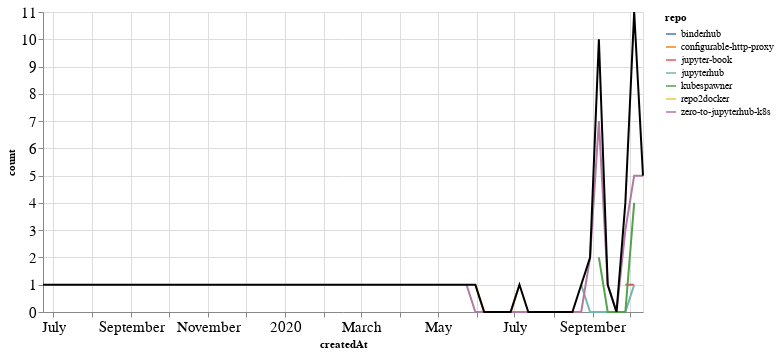

This figure's notebook cell:
### Markdown cell above
## PRs

### Code cell
prs_time = prs.groupby('repo').resample('W', on='createdAt').count()['author'].reset_index()
prs_time = prs_time.rename(columns={'author': 'count'})
prs_time_total = prs_time.groupby('createdAt').agg({"count": "sum"}).reset_index()

ch1 = alt.Chart(prs_time, width=600).mark_line().encode(
    x='createdAt',
    y='count',
    color='repo',
    tooltip="repo"
)

ch2 = alt.Chart(prs_time_total, width=600).mark_line(color="black").encode(
    x='createdAt',
    y='count',
)

ch1 + ch2

### Figure 1 — Vega-Lite specification as saved in the notebook (floating-point values rounded to 4 significant figures)
{"config": {"axisLeft": {"labelFontSize": 15}, "axisBottom": {"labelFontSize": 15}}, "layer": [{"data": {"name": "data-60260aaf9f4c8841fb79bce0bd20a200"}, "mark": "line", "encoding": {"color": {"type": "nominal", "field": "repo"}, "tooltip": {"type": "nominal", "field": "repo"}, "x": {"type": "temporal", "field": "createdAt"}, "y": {"type": "quantitative", "field": "count"}}, "width": 600}, {"data": {"name": "data-821cbf265b97360444dd813698fa5fcd"}, "mark": {"type": "line", "color": "black"}, "encoding": {"x": {"type": "temporal", "field": "createdAt"}, "y": {"type": "quantitative", "field": "count"}}, "width": 600}], "$schema": "https://vega.github.io/schema/vega-lite/v4.8.1.json", "datasets": {"data-60260aaf9f4c8841fb79bce0bd20a200": [{"repo": "binderhub", "createdAt": "2020-09-06T00:00:00", "count": 1}, {"repo": "configurable-http-proxy", "createdAt": "2020-05-31T00:00:00", "count": 1}, {"repo": "configurable-http-proxy", "createdAt": "2020-06-07T00:00:00", "count": 0}, {"repo": "configurable-http-proxy", "createdAt": "2020-06-14T00:00:00", "count": 0}, {"repo": "configurable-http-proxy", "createdAt": "2020-06-21T00:00:00", "count": 0}, {"repo": "configurable-http-proxy", "createdAt": "2020-06-28T00:00:00", "count": 0}, {"repo": "configurable-http-proxy", "createdAt": "2020-07-05T00:00:00", "count": 1}, {"repo": "jupyter-book", "createdAt": "2020-09-27T00:00:00", "count": 1}, {"repo": "jupyter-book", "createdAt": "2020-10-04T00:00:00", "count": 1}, {"repo": "jupyterhub", "createdAt": "2020-08-23T00:00:00", "count": 1}, {"repo": "jupyterhub", "createdAt": "2020-08-30T00:00:00", "count": 0}, {"repo": "jupyterhub", "createdAt": "2020-09-06T00:00:00", "count": 0}, {"repo": "jupyterhub", "createdAt": "2020-09-13T00:00:00", "count": 0}, {"repo": "jupyterhub", "createdAt": "2020-09-20T00:00:00", "count": 0}, {"repo": "jupyterhub", "createdAt": "2020-09-27T00:00:00", "count": 0}, {"repo": "jupyterhub", "createdAt": "2020-10-04T00:00:00", "count": 1}, {"repo": "kubespawner", "createdAt": "2020-09-06T00:00:00", "count": 2}, {"repo": "kubespawner", "createdAt": "2020-09-13T00:00:00", "count": 0}, {"repo": "kubespawner", "createdAt": "2020-09-20T00:00:00", "count": 0}, {"repo": "kubespawner", "createdAt": "2020-09-27T00:00:00", "count": 0}, {"repo": "kubespawner", "createdAt": "2020-10-04T00:00:00", "count": 4}, {"repo": "repo2docker", "createdAt": "2019-06-23T00:00:00", "count": 1}, {"repo": "zero-to-jupyterhub-k8s", "createdAt": "2020-05-24T00:00:00", "count": 1}, {"repo": "zero-to-jupyterhub-k8s", "createdAt": "2020-05-31T00:00:00", "count": 0}, {"repo": "zero-to-jupyterhub-k8s", "createdAt": "2020-06-07T00:00:00", "count": 0}, {"repo": "zero-to-jupyterhub-k8s", "createdAt": "2020-06-14T00:00:00", "count": 0}, {"repo": "zero-to-jupyterhub-k8s", "createdAt": "2020-06-21T00:00:00", "count": 0}, {"repo": "zero-to-jupyterhub-k8s", "createdAt": "2020-06-28T00:00:00", "count": 0}, {"repo": "zero-to-jupyterhub-k8s", "createdAt": "2020-07-05T00:00:00", "count": 0}, {"repo": "zero-to-jupyterhub-k8s", "createdAt": "2020-07-12T00:00:00", "count": 0}, {"repo": "zero-to-jupyterhub-k8s", "createdAt": "2020-07-19T00:00:00", "count": 0}, {"repo": "zero-to-jupyterhub-k8s", "createdAt": "2020-07-26T00:00:00", "count": 0}, {"repo": "zero-to-jupyterhub-k8s", "createdAt": "2020-08-02T00:00:00", "count": 0}, {"repo": "zero-to-jupyterhub-k8s", "createdAt": "2020-08-09T00:00:00", "count": 0}, {"repo": "zero-to-jupyterhub-k8s", "createdAt": "2020-08-16T00:00:00", "count": 0}, {"repo": "zero-to-jupyterhub-k8s", "createdAt": "2020-08-23T00:00:00", "count": 0}, {"repo": "zero-to-jupyterhub-k8s", "createdAt": "2020-08-30T00:00:00", "count": 2}, {"repo": "zero-to-jupyterhub-k8s", "createdAt": "2020-09-06T00:00:00", "count": 7}, {"repo": "zero-to-jupyterhub-k8s", "createdAt": "2020-09-13T00:00:00", "count": 1}, {"repo": "zero-to-jupyterhub-k8s", "createdAt": "2020-09-20T00:00:00", "count": 0}, {"repo": "zero-to-jupyterhub-k8s", "createdAt": "2020-09-27T00:00:00", "count": 3}, {"repo": "zero-to-jupyterhub-k8s", "createdAt": "2020-10-04T00:00:00", "count": 5}, {"repo": "zero-to-jupyterhub-k8s", "createdAt": "2020-10-11T00:00:00", "count": 5}], "data-821cbf265b97360444dd813698fa5fcd": [{"createdAt": "2019-06-23T00:00:00", "count": 1}, {"createdAt": "2020-05-24T00:00:00", "count": 1}, {"createdAt": "2020-05-31T00:00:00", "count": 1}, {"createdAt": "2020-06-07T00:00:00", "count": 0}, {"createdAt": "2020-06-14T00:00:00", "count": 0}, {"createdAt": "2020-06-21T00:00:00", "count": 0}, {"createdAt": "2020-06-28T00:00:00", "count": 0}, {"createdAt": "2020-07-05T00:00:00", "count": 1}, {"createdAt": "2020-07-12T00:00:00", "count": 0}, {"createdAt": "2020-07-19T00:00:00", "count": 0}, {"createdAt": "2020-07-26T00:00:00", "count": 0}, {"createdAt": "2020-08-02T00:00:00", "count": 0}, {"createdAt": "2020-08-09T00:00:00", "count": 0}, {"createdAt": "2020-08-16T00:00:00", "count": 0}, {"createdAt": "2020-08-23T00:00:00", "count": 1}, {"createdAt": "2020-08-30T00:00:00", "count": 2}, {"createdAt": "2020-09-06T00:00:00", "count": 10}, {"createdAt": "2020-09-13T00:00:00", "count": 1}, {"createdAt": "2020-09-20T00:00:00", "count": 0}, {"createdAt": "2020-09-27T00:00:00", "count": 4}, {"createdAt": "2020-10-04T00:00:00", "count": 11}, {"createdAt": "2020-10-11T00:00:00", "count": 5}]}}
